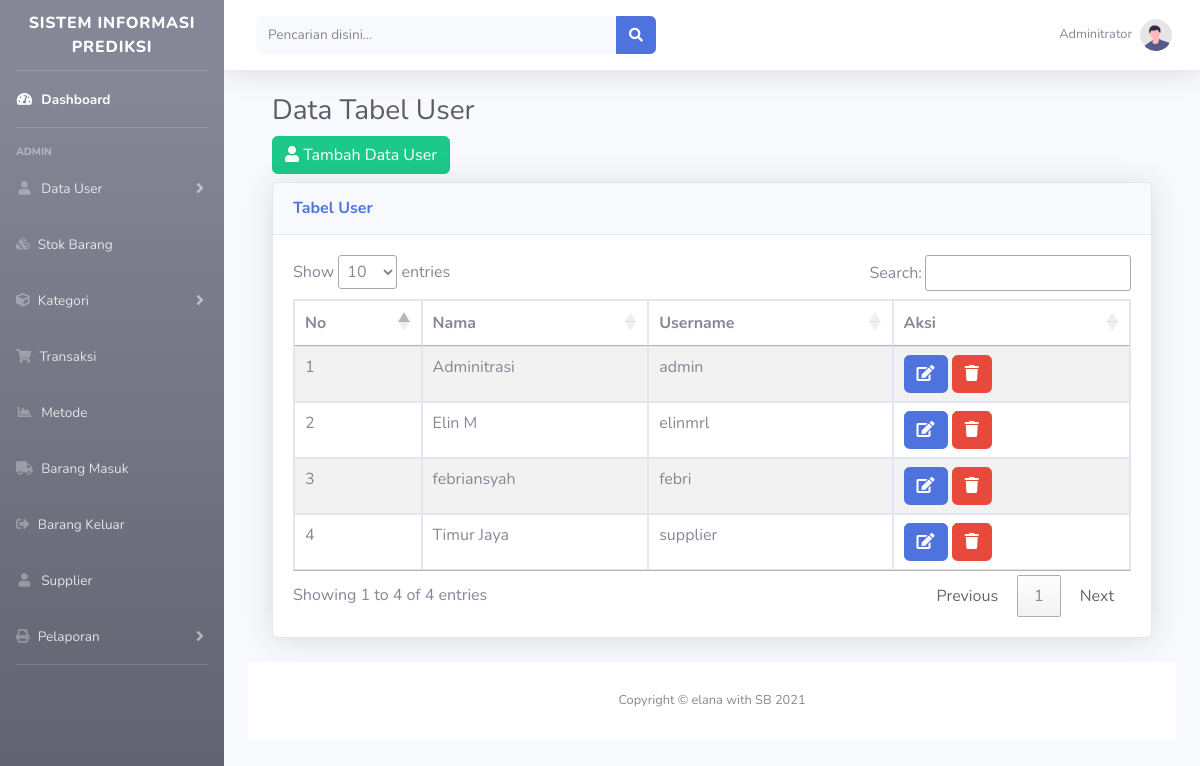
The app's page /?halaman=user (signed in) with its own data.
### tables this page shows
CREATE TABLE `user` (
  `id_user` int(11) NOT NULL,
  `username` varchar(20) NOT NULL,
  `password` varchar(20) NOT NULL,
  `level` varchar(50) NOT NULL,
  `nama` varchar(100) NOT NULL
);

### admin/user/index_user.php (the view)
<div class="container-fluid">
    <h1 class="h3 mb-2 text-gray-800">Data Tabel User </h1>
    <div class="box">
        <div class="box-header">
            <h3 class="box-title"><span class="pull-right"><a href="?halaman=user&aksi=tambah" class="btn btn-success"><i class="fa fa-user"></i> Tambah Data User</a></span></h3>
        </div>
        <div class="card shadow mb-4">
            <div class="card-header py-3">
                <h6 class="m-0 font-weight-bold text-primary">Tabel User</h6>
            </div>
            <div class="card-body">
                <div class="table-responsive">
                    <table id="example1" class="table table-bordered table-striped">
                        <thead>
                            <tr>
                                <th>No</th>
                                <th>Nama</th>
                                <th>Username</th>
                                <th>Aksi</th>
                            </tr>
                        </thead>
                        <tbody>
                            <?php
                            $no = 1;
                            $sql = "select * from user";
                            $query = mysqli_query($conn, $sql);
                            while ($row = mysqli_fetch_assoc($query)) :
                            ?>
                                <tr>
                                    <td><?= $no ?></td>
                                    <td><?= $row['nama'] ?></td>
                                    <td><?= $row['username'] ?></td>
                                    <td>
                                        <a href="?halaman=user&aksi=edit&id=<?= $row['id_user'] ?>" class="btn btn-primary"><i class="fa fa-edit"></i></a>
                                        <a href="?halaman=user&aksi=delete&id=<?= $row['id_user'] ?>" class="btn btn-danger" onclick="return confirm('Apakah data akan dihapus?')"><i class="fa fa-trash"></i></a>
                                    </td>
                                </tr>
                            <?php $no++;
                            endwhile; ?>
                        </tbody>
                    </table>
                </div>
            </div>
        </div>
    </div>

### records on screen
user: nama "Adminitrasi", username "admin"
user: nama "Elin M", username "elinmrl"
user: nama "febriansyah", username "febri"
user: nama "Timur Jaya", username "supplier"
